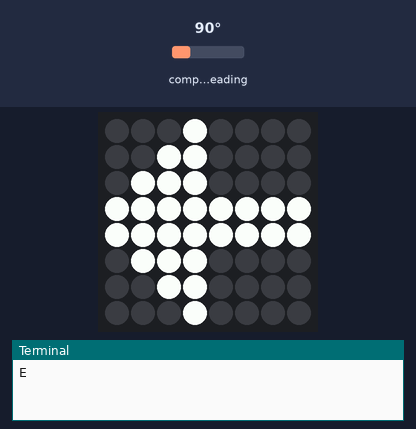
Bench run of a program on a simulated Raspberry Pi (BCM pin numbers) with a Sense HAT. Shown: the Sense HAT's 8×8 RGB LED matrix, the last lines printed to the terminal. The test bench sets the inputs (shaded band); at power-on: compass heading 90°.

Above: at 1.2 s.
1.3 s: compass heading set to 7°
At 2.5 s:
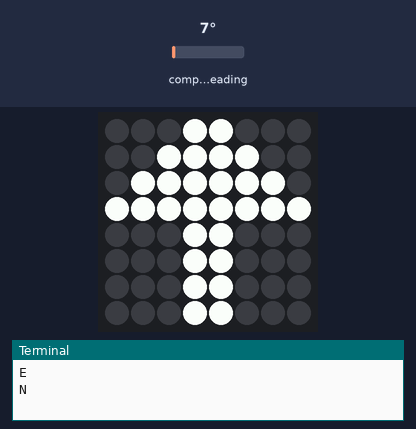
2.8 s: compass heading set to 180°
At 3.7 s:
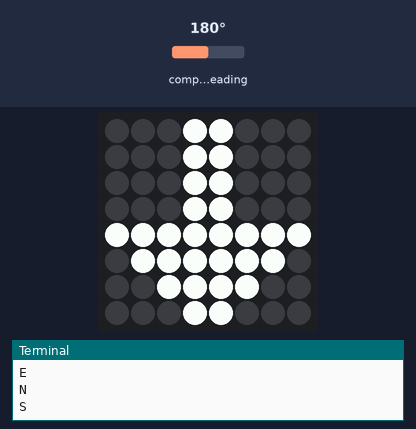
4.3 s: compass heading set to 269°
At 4.8 s:
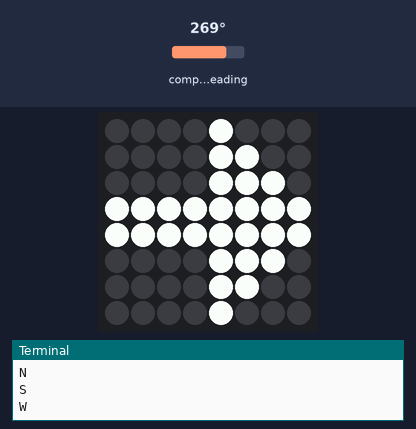
Timing chart, 0 to 7.3 s (numbered marks = the images above; inputs shaded):
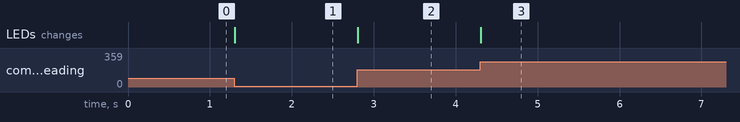

Measured:
- after the input at 1.3 s, the LEDs: change at once (image 1)
- after the input at 2.8 s, the LEDs: change at once (image 2)
- after the input at 4.3 s, the LEDs: change at once (image 3)

The program:

compass.py
```python
#!/usr/bin/python

import numpy as np
from PIL import Image, ImageChops
from sense_hat import SenseHat

B = (0, 0, 0)
W = (255, 255, 255)


def find_dir(deg):
    directions = [
        "N",
        "NNE",
        "NE",
        "ENE",
        "E",
        "ESE",
        "SE",
        "SSE",
        "S",
        "SSW",
        "SW",
        "WSW",
        "W",
        "WNW",
        "NW",
        "NNW",
        "N",
    ]
    index = round(deg / 22.5)
    return directions[index]


def show_arrow(img, sense):
    # Rotate and invert the pixel values
    rotated = img.rotate(angle=round(sense.compass / 22.5) * 22.5, fillcolor=B)
    # Convert to Numpy array and flatten rows and columns
    flat = np.array(rotated).reshape(64, 3)
    # remove alpha value from RGBA and write to matrix array
    sense.set_pixels(flat)


def main():
    sense = SenseHat()
    sense.set_rotation(90)

    l = ((B,B,B,W,W,B,B,B),
         (B,B,W,W,W,W,B,B),
         (B,W,W,W,W,W,W,B),
         (W,W,W,W,W,W,W,W),
         (B,B,B,W,W,B,B,B),
         (B,B,B,W,W,B,B,B),
         (B,B,B,W,W,B,B,B),
         (B,B,B,W,W,B,B,B))
    array = np.array(l, dtype=np.uint8)
    img = Image.fromarray(array)

    last_direction = ""

    try:
        while True:
            direction = find_dir(sense.compass)
            if last_direction != direction:
                # sense.show_message(sense.compass)
                show_arrow(img, sense)
                # print(sense.compass)
                print(direction)
                last_direction = direction
    except:
        print("\n Quitting")
        sense.clear()


if __name__ == "__main__":
    main()
```
